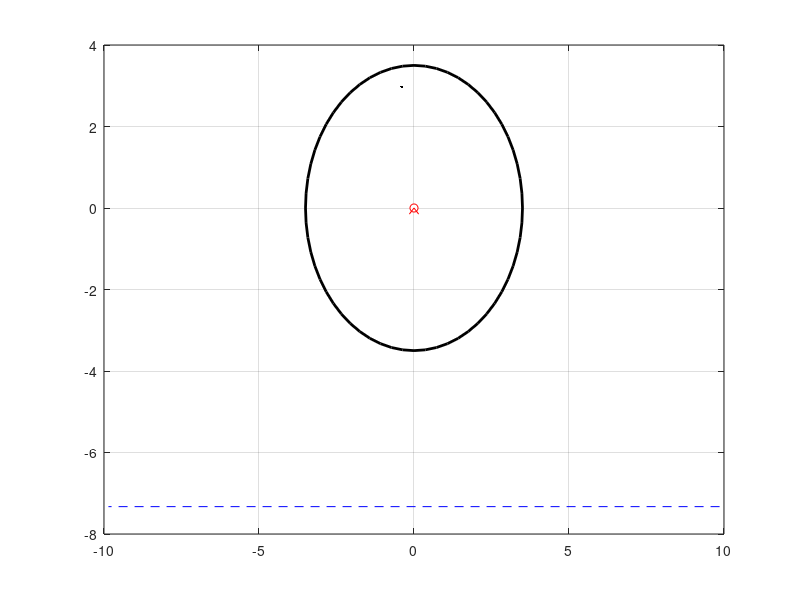

This figure's MATLAB source: (Note: this script raises an error after producing the figure.)
%% Klann Linkage Analysis
%% Osvald Nitski
%%

close all; % closes all figures
clear all; % clears all variables from memory
clc;       % clears all calculations from the Matlab workspace

%% Plot Parameters
xmin= -20;       % leftmost window edge
xmax= 25;        % rightmost window edge
ymin= -10;       % bottom window edge
ymax= 15;        % top window edge

%% Sampling Parameters
increments = 60; 
max_rotation_theta2 = 360 *pi/180;
theta2 = linspace(0,max_rotation_theta2,increments);

%rot_vel = 0.786 * 40 / 7.73; %scaled rotational velocity from TJ mechanism
rot_vel = 0.786; %scaled rotational velocity from TJ mechanism


%% Link Parameters
l2 = 3;
l3 = 6;
l4 = 4;
l5 = 7;     % rigidly connected to l3
l6 = 10;
l7 = 8;     % rigidly connected to l6
l8 = 10;
ang35 = 10 * pi/180; % angle of link 3-5 at point D
ang67 = -10 * pi/180; % angle of link 6-7 at poin F

%% Point Equations
Ox = 0 * ones(1, increments);
Oy = 0 * ones(1, increments);
Ax = l2 * cos(theta2);
Ay = l2 * sin(theta2);
Bx = 6 * ones(1, increments);
By = -2 * ones(1, increments);
Cx = 3 * ones(1, increments);
Cy = 6 * ones(1, increments);

ABx = Bx - Ax;
ABy = Ay - By;
AB = sqrt(ABx.^2 + ABy.^2);
alpha = atan( ABy ./ ABx );
beta = acos((AB.^2 + l4^2 - l3^2) ./ (2 * l4 .* AB));
gamma = alpha + beta;
Dx = Bx - l4 * cos(gamma);
Dy = By + l4 * sin(gamma);

ADx = Dx - Ax;
ADy = Dy - Ay;
delta = atan(ADy ./ ADx);    % angle of AD below horizontal
Fx = Dx + l5 * cos(delta + ang35);
Fy = Dy + l5 * sin(delta + ang35);

CFx = Fx - Cx;
CFy = Fy - Cy;
CF = sqrt(CFx.^2 + CFy.^2);
epsilon = atan(CFy ./ CFx);    % angle of CD below horizontal
zeta = acos((CF.^2 + l7^2 - l6^2) ./ (2 * l7 .* CF));   %angle C of triangle CED
eta = epsilon + zeta;
Ex = Cx + l7 * cos(eta);
Ey = Cy + l7 * sin(eta);

EFx = Fx - Ex;
EFy = Fy - Ey;
iota = atan(EFy ./ EFx);    % angle of AD below horizontal
Gx = Fx + l8 * cos(iota + ang67);
Gy = Fy + l8 * sin(iota + ang67);

%% mirrored (back) leg
Bx2 = [ -Bx(31:-1:1) -Bx(60:-1:32)];
By2 = [ By(31:-1:1) By(60:-1:32)];
Cx2 = [ -Cx(31:-1:1) -Cx(60:-1:32)];
Cy2 = [ Cy(31:-1:1) Cy(60:-1:32)];
Dx2 = [ -Dx(31:-1:1) -Dx(60:-1:32)];
Dy2 = [ Dy(31:-1:1) Dy(60:-1:32)];
Ex2 = [ -Ex(31:-1:1) -Ex(60:-1:32)];
Ey2 = [ Ey(31:-1:1) Ey(60:-1:32)];
Fx2 = [ -Fx(31:-1:1) -Fx(60:-1:32)];
Fy2 = [ Fy(31:-1:1) Fy(60:-1:32)];
Gx2 = [ -Gx(31:-1:1) -Gx(60:-1:32)];
Gy2 = [ Gy(31:-1:1) Gy(60:-1:32)];

%% second legs
Ax2 = [Ax(31:60) Ax(1:32)];
Ay2 = [Ay(31:60) Ay(1:32)];
Bx3 = [Bx(31:60) Bx(1:32)];
By3 = [By(31:60) By(1:32)];
Cx3 = [Cx(31:60) Cx(1:32)];
Cy3 = [Cy(31:60) Cy(1:32)];
Dx3 = [Dx(31:60) Dx(1:32)];
Dy3 = [Dy(31:60) Dy(1:32)];
Ex3 = [Ex(31:60) Ex(1:32)];
Ey3 = [Ey(31:60) Ey(1:32)];
Fx3 = [Fx(31:60) Fx(1:32)];
Fy3 = [Fy(31:60) Fy(1:32)];
Gx3 = [Gx(31:60) Gx(1:32)];
Gy3 = [Gy(31:60) Gy(1:32)];

Bx4 = [Bx2(31:60) Bx2(1:32)];
By4 = [By2(31:60) By2(1:32)];
Cx4 = [Cx2(31:60) Cx2(1:32)];
Cy4 = [Cy2(31:60) Cy2(1:32)];
Dx4 = [Dx2(31:60) Dx2(1:32)];
Dy4 = [Dy2(31:60) Dy2(1:32)];
Ex4 = [Ex2(31:60) Ex2(1:32)];
Ey4 = [Ey2(31:60) Ey2(1:32)];
Fx4 = [Fx2(31:60) Fx2(1:32)];
Fy4 = [Fy2(31:60) Fy2(1:32)];
Gx4 = [Gx2(31:60) Gx2(1:32)];
Gy4 = [Gy2(31:60) Gy2(1:32)];



%% calculate mechanism motion and plot it
for j = 1:1           %number of revolutions
    for i=1:increments
        %hold off;
        
        %% Main Gear
        plot(0,0,'ro','MarkerFaceColor','w'); 
        hold on;
        grid on;
        plot([0,.15],[0,-.15],'r');                     
        plot([0,-.15],[0,-.15],'r');
        rectangle('Position',[-l2-0.5 -l2-0.5 2*l2+1 2*l2+1],'Curvature',[1, 1], 'LineWidth', 2);
        plot(Ax(mod(i+15,60)+1), Ay(mod(i+15,60)+1), 'k.');    % gear turning visual
        
        %% Minline
        
        f = [Gy(i) Gy3(i)];
        b = [Gy2(i) Gy4(i)];
        f_x = [Gx(i) Gx3(i)];
        b_x = [Gx2(i) Gx4(i)];
        [GFmin(i), fi] = min(f);
        [GBmin(i), bi] = min(b);
        GFx(i) = f_x(fi);
        GBx(i) = b_x(bi);
        Gmin(i) = min(GFmin(i), GBmin(i));
        plot([GFx(i) GBx(i)], [GFmin(i) GBmin(i)], 'b--');
        y_disp(i) = point_to_line([0, 0, 0], [GFx(i),GFmin(i), 0], [GBx(i), GBmin(i), 0]);
        text(15, 6, num2str(y_disp(i)),'color','b'); 
        angle(i) = atan((GFmin(i)- GBmin(i)) / (GFx(i) - GBx(i)));
        text(15, 10, num2str(angle(i)),'color','b'); 
        
        if i > 1  
            df_x = [Gx(i)-Gx(i-1) Gx3(i)-Gx3(i-1)];
            db_x = [Gx2(i)-Gx2(i-1) Gx4(i)-Gx4(i-1)];

            G_dx = abs(df_x(fi) + db_x(bi))/2;
            ground_vel(i) = G_dx/((1/rot_vel)/increments);
        end
        
        
        slope = polyfit([GFx(i) GBx(i)], [GFmin(i) GBmin(i)], 1);
        height_slope = -1/slope(1);
        %plot([0 y_disp(i).*cos(height_slope(1))], [0 y_disp(i).*sin(height_slope(1))], 'g--');
        
        
%         plot([-40 40], [0 0], 'g--');
%         plot([-40 40], [Gmin(i) Gmin(i)], 'g--');
         plot([GFx(i) GBx(i)], [GFmin(i) GBmin(i)], 'b--');
%         plot([21 23], [max(Gmin) max(Gmin)], 'k','LineWidth',2 );
%         plot([21 23], [min(Gmin) min(Gmin)], 'k','LineWidth',2 );
%         plot([20 20], [0 Gmin(i)], 'g-');
%         text(20, 1, num2str(-Gmin(i)),'color','b');            % y displacement
        
        
        %% Draw links
        %plot( [Ox(i) Ax(i)], [Oy(i), Ay(i)],'Color','r','LineWidth',3 );    % link 2
        plot( [Ox(i) Bx(i)], [Oy(i)-l2-2, By(i)],'Color','b','LineWidth',3 );    % OB link - invisible
        plot( [Bx(i) Cx(i)], [By(i), Cy(i)],'Color','b','LineWidth',3 );    % BC link - invisible
        plot( [Ax(i) Dx(i)], [Ay(i), Dy(i)],'Color','r','LineWidth',3 );    % link 3
        plot( [Bx(i) Dx(i)], [By(i), Dy(i)],'Color','r','LineWidth',3 );    % link 4
        plot( [Dx(i) Fx(i)], [Dy(i), Fy(i)],'Color','r','LineWidth',3 );    % link 5
        plot( [Ex(i) Fx(i)], [Ey(i), Fy(i)],'Color','r','LineWidth',3 );    % link 6
        plot( [Cx(i) Ex(i)], [Cy(i), Ey(i)],'Color','r','LineWidth',3 );    % link 7
        plot( [Fx(i) Gx(i)], [Fy(i), Gy(i)],'Color','r','LineWidth',3 );    % link 8
        
        %% Lines to show rigid links that cross turning pairs
        plot( [Ax(i) Fx(i)], [Ay(i), Fy(i)],'Color','r','LineWidth',2 );    % Rigid link
        plot( [Ex(i) Gx(i)], [Ey(i), Gy(i)],'Color','r','LineWidth',2 );    % Rigid link
        plot( [Ax(i) Fx2(i)], [Ay(i), Fy2(i)],'Color','r','LineWidth',2 );    % Rigid link
        plot( [Ex2(i) Gx2(i)], [Ey2(i), Gy2(i)],'Color','r','LineWidth',2 );    % Rigid link
        plot( [Ax2(i) Fx3(i)], [Ay2(i), Fy3(i)],'Color','r','LineWidth',2 );    % Rigid link
        plot( [Ex3(i) Gx3(i)], [Ey3(i), Gy3(i)],'Color','r','LineWidth',2 );    % Rigid link
        plot( [Ax2(i) Fx4(i)], [Ay2(i), Fy4(i)],'Color','r','LineWidth',2 );    % Rigid link
        plot( [Ex4(i) Gx4(i)], [Ey4(i), Gy4(i)],'Color','r','LineWidth',2 );    % Rigid link
        
        %% back leg
        plot( [Cx(i) Cx2(i)], [Cy(i), Cy2(i)],'Color','b','LineWidth',3 );    % top-bar
        plot( [Ox(i) Bx2(i)], [Oy(i)-l2-2, By2(i)],'Color','b','LineWidth',3 );    % symm
        plot( [Bx2(i) Cx2(i)], [By2(i), Cy2(i)],'Color','b','LineWidth',3 );  
        plot( [Ax(i) Dx2(i)], [Ay(i), Dy2(i)],'Color','r','LineWidth',3 );    
        plot( [Bx2(i) Dx2(i)], [By2(i), Dy2(i)],'Color','r','LineWidth',3 );  
        plot( [Dx2(i) Fx2(i)], [Dy2(i), Fy2(i)],'Color','r','LineWidth',3 );  
        plot( [Ex2(i) Fx2(i)], [Ey2(i), Fy2(i)],'Color','r','LineWidth',3 ); 
        plot( [Cx2(i) Ex2(i)], [Cy2(i), Ey2(i)],'Color','r','LineWidth',3 );  
        plot( [Fx2(i) Gx2(i)], [Fy2(i), Gy2(i)],'Color','r','LineWidth',3 ); 
        
        %% second set of legs
        %plot( [Ox(i) Ax2(i)], [Oy(i), Ay2(i)],'Color','r','LineWidth',3 );    % link 2
        plot( [Ax2(i) Dx3(i)], [Ay2(i), Dy3(i)],'Color','r','LineWidth',3 );    % link 3
        plot( [Bx3(i) Dx3(i)], [By3(i), Dy3(i)],'Color','r','LineWidth',3 );    % link 4
        plot( [Dx3(i) Fx3(i)], [Dy3(i), Fy3(i)],'Color','r','LineWidth',3 );    % link 5
        plot( [Ex3(i) Fx3(i)], [Ey3(i), Fy3(i)],'Color','r','LineWidth',3 );    % link 6
        plot( [Cx3(i) Ex3(i)], [Cy3(i), Ey3(i)],'Color','r','LineWidth',3 );    % link 7
        plot( [Fx3(i) Gx3(i)], [Fy3(i), Gy3(i)],'Color','r','LineWidth',3 );    % link 8
        
        plot( [Ax2(i) Dx4(i)], [Ay2(i), Dy4(i)],'Color','r','LineWidth',3 );    % link 3
        plot( [Bx4(i) Dx4(i)], [By4(i), Dy4(i)],'Color','r','LineWidth',3 );    % link 4
        plot( [Dx4(i) Fx4(i)], [Dy4(i), Fy4(i)],'Color','r','LineWidth',3 );    % link 5
        plot( [Ex4(i) Fx4(i)], [Ey4(i), Fy4(i)],'Color','r','LineWidth',3 );    % link 6
        plot( [Cx4(i) Ex4(i)], [Cy4(i), Ey4(i)],'Color','r','LineWidth',3 );    % link 7
        plot( [Fx4(i) Gx4(i)], [Fy4(i), Gy4(i)],'Color','r','LineWidth',3 );    % link 8
        
        %% Draw Turning Pairs
        plot(Ax(i), Ay(i), 'bo','MarkerFaceColor','w');     % A
        plot(Ax2(i), Ay2(i), 'bo','MarkerFaceColor','w');     % A
        %text(Ax(i)+0.9, Ay(i), 'A','color','b');            % A
        plot(Bx(i), By(i), 'bo','MarkerFaceColor','w');     % B
        plot(Bx2(i), By2(i), 'bo','MarkerFaceColor','w');     % B
        %text(Bx(i)+0.9, By(i), 'B','color','b');            % B
        plot(Cx(i), Cy(i), 'bo','MarkerFaceColor','w');     % C
        plot(Cx2(i), Cy2(i), 'bo','MarkerFaceColor','w');     % C
        %text(Cx(i)+0.9, Cy(i), 'C','color','b');            % C
        %plot(Dx(i), Dy(i), 'bo','MarkerFaceColor','w');     % D
        %text(Dx(i)+0.9, Dy(i), 'D','color','b');            % D
        %plot(Ex(i), Ey(i), 'bo','MarkerFaceColor','w');     % E
        %text(Ex(i)+0.9, Ey(i), 'E','color','b');            % E
        %plot(Fx(i), Fy(i), 'bo','MarkerFaceColor','w');     % F
        %text(Fx(i)+0.9, Fy(i), 'F','color','b');            % F
        %plot(Gx(i), Gy(i), 'bo','MarkerFaceColor','w');     % G
        %text(Gx(i)+0.9, Gy(i), 'G','color','b');            % G
        
        %% motion path of G
        for p = 1:(length(Gx)/30):length(Gx)
           plot(Gx(p), Gy(p), 'k.');
        end

        %hold on;                          % draw on top of the current figure
        hold off;                          % redraw the current figure
        grid off;                          % add a grid to the figure
        axis equal;                        % make sure the figure is not stretched
        title('Klann Mechanism');          % add a title to the figure
        axis( [xmin xmax ymin ymax] );     % figure axis limits
        pause(0.0005);                       % wait to proceed to next configuration, seconds
        
    end
end

%% vertical displacement
figure(2);
plot([1:60] * 360/60, y_disp/max(y_disp));
y_dispKlann=y_disp/max(y_disp);
axis( [0 361 0.85 1.05] ); %axis( [0 361 7 8.4] ); for non normalized values
%set(gca, 'XTickLabel', []);
title('Klann ground to centre of gear height over single revolution');
ylabel('Vertical Displacement (cm)');
xlabel('Angle of Gear (degrees)');
grid on

%% plot vertical acceleration
figure(3);
y_acc = -5* diff(y_disp, 2)/( 100* ( (1/rot_vel) / increments) ^2 ); %m/s^2
ymin=-9.81;
%fix this for theo janse
y_acc(y_acc<-9.81) = -9.81;
klannAccel=y_acc;
plot([2:increments-1] * 360/increments, y_acc);
%axis( [0 361 39.4 40.7] );
%set(gca, 'XTickLabel', []);
title('Klann vertical acceleration over single revolution');
ylabel('Vertical Acceleration (m/s^2)');
xlabel('Angle of Gear (degrees)');
grid on

%plot angle
figure(4);
plot([1:60] * 360/60, angle);
axis( [0 361 -0.05 0.05] );
%set(gca, 'XTickLabel', []);
title('Klann tilt over single revolution');
ylabel('angle from horizontal (rad)');
xlabel('Angle of Gear (degrees)');
grid on

%% plot ground velocity
figure(5);
plot([2:increments] * 360/increments, ground_vel(2:increments));
axis( [0 361 0 150] );
%set(gca, 'XTickLabel', []);
title('Klann ground velocity over single revolution');
ylabel('forward velocity (cm/s)');
xlabel('Angle of Gear (degrees)');
grid on

function d = point_to_line(pt, v1, v2)
      a = v1 - v2;
      b = pt - v2;
      d = norm(cross(a,b)) / norm(a);
end